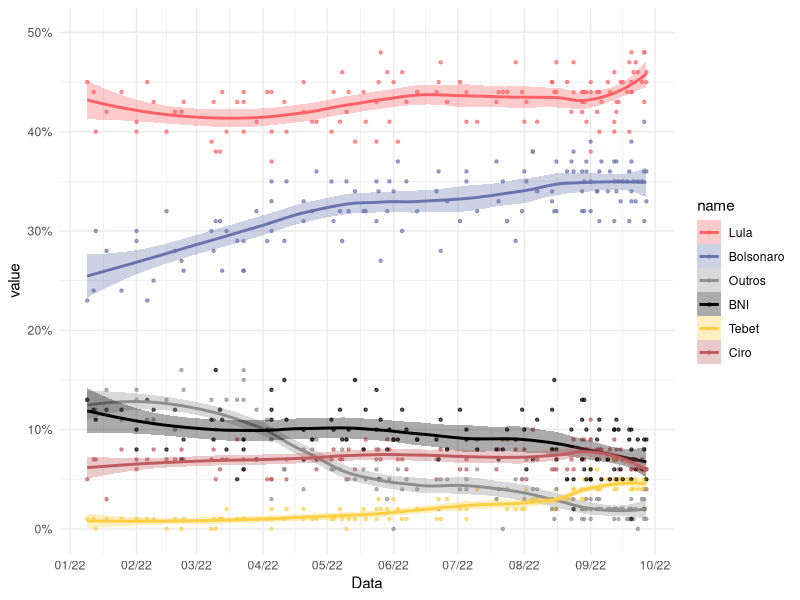
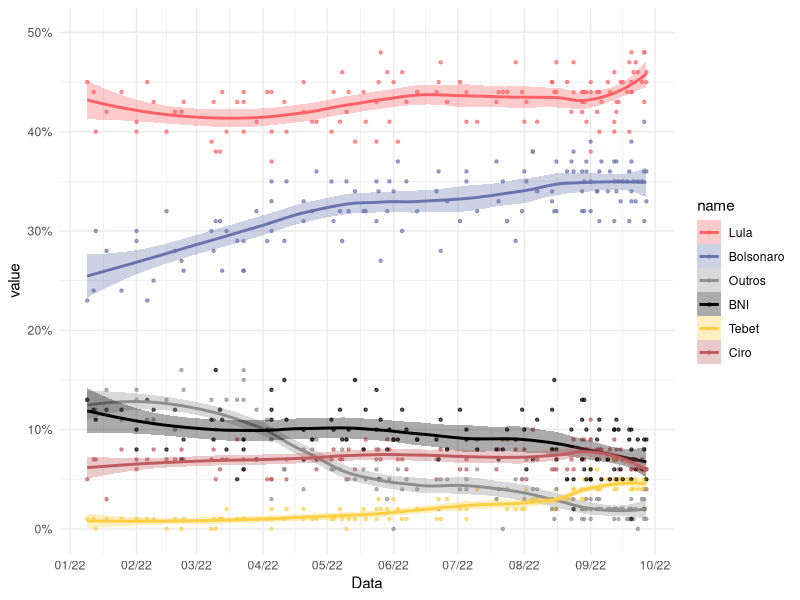

These figures' R source, in order:

# Configurar --------------------------------------------------------------

#-- bibliotecas
library(readxl)
library(tidyverse)
library(lubridate)

#-- lista de pesquisas
pesq <- read_csv("pesquisas_1t.csv") %>% 
  select(-`Data divulgação`)
exp = T

# Grafico -----------------------------------------------------------------

#-- argumento que controla o quão suave é a linah
span=.50

#-- gerar estimativas
results <- pesq %>%
  drop_na() %>% 
  mutate(Data = as.Date(Data)) %>% 
  pivot_longer(cols=c(Lula:BNI)) %>% 
  mutate(value = value/100) %>% 
  # retirar institutos de pesquisa
  filter(!(Instituto%in%c("Sigma", "Brasmarket",
                          "Futura", "Verita"))) %>% 
  mutate(Data=as.numeric(Data)) %>% 
  nest(-name) %>%
  mutate(
    # loess calculation 
    m = purrr::map(data, loess,
                   formula = value ~ Data, span = span),
    # valores previstos
    fitted = purrr::map(m, `[[`, "fitted")) %>% 
  select(-m) %>%
  unnest()



# Cores dos candidatos
col=c( "#fd6166", "#6973ad",
       "#8E8E8E","#000000","#FECE43", "#c05b5e")

results %>% 
  mutate(Data = as.Date(Data, origin="1970/1/1"),
         name = fct_relevel(name, "Lula", "Bolsonaro",
                "Outros", "BNI", "Tebet", "Ciro")) %>% 
  ggplot(aes(x = Data, y = value, group = name, color = name)) +
  geom_point(alpha=.66, size=.85) +
  #-- line e smooth geram a mesma linha aqui
  #-- smooth até gerar o s.e. automaticamente
  #geom_line(aes(y = fitted), size=1) +
  geom_smooth(se=T, alpha=.33, span=span, aes(fill=name)) +
  scale_fill_manual(
    values=col) +
  scale_color_manual(values=col) +
  scale_y_continuous(limits=c(0,.5), labels=scales::percent) +
  scale_x_date(date_breaks = "1 month", date_labels = "%m/%y") +
  theme_minimal()

if(exp) {
ggsave(paste0("./img/", 
              str_replace_all(Sys.time(), ":", "_"), "_NL.svg"), 
       width=400*10, height=167*10, unit="px")
}

#-- resultados gerais
results %>% 
  filter(Data==max(Data)) %>% 
  mutate(Data = as.Date(Data, origin="1970/1/1"))  %>% 
  mutate(name = fct_relevel(name, "Lula", "Bolsonaro",
         "Ciro", "BNI", "Outros")) %>%
  group_by(name) %>% 
  summarise(mean=mean(fitted)) %>% 
  mutate(mean=paste0(round(mean*100,1), "%")) 
